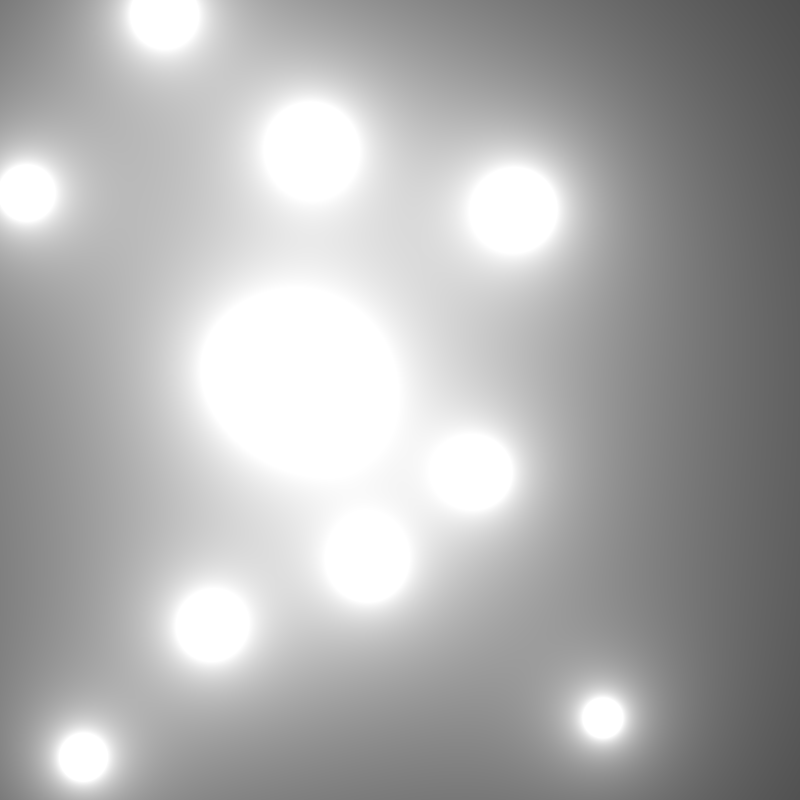
Frame 1 (no input)
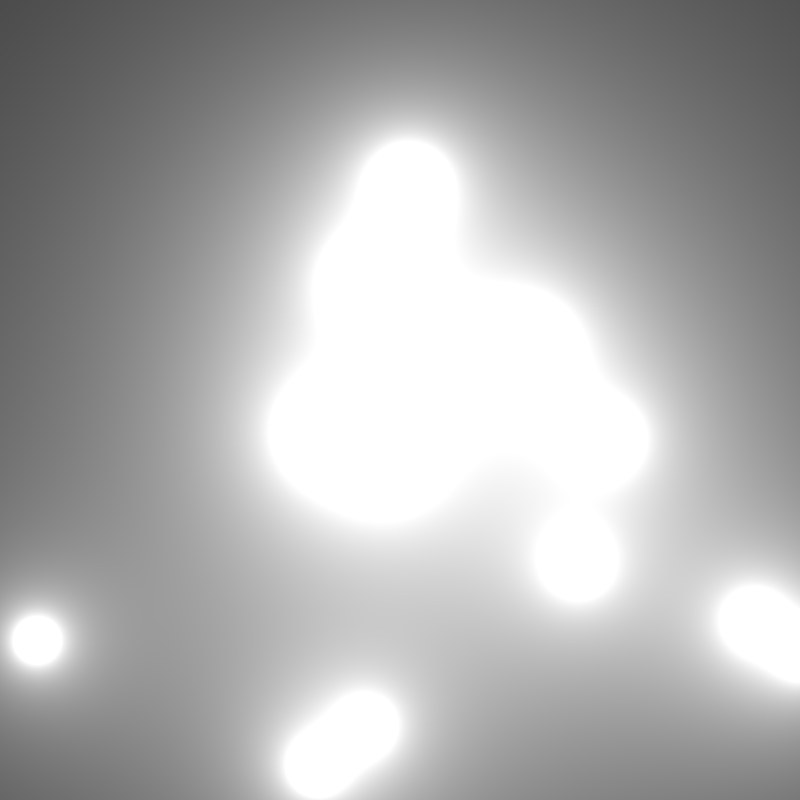
Frame 60 (the mouse pressed at the canvas centre just before this capture)
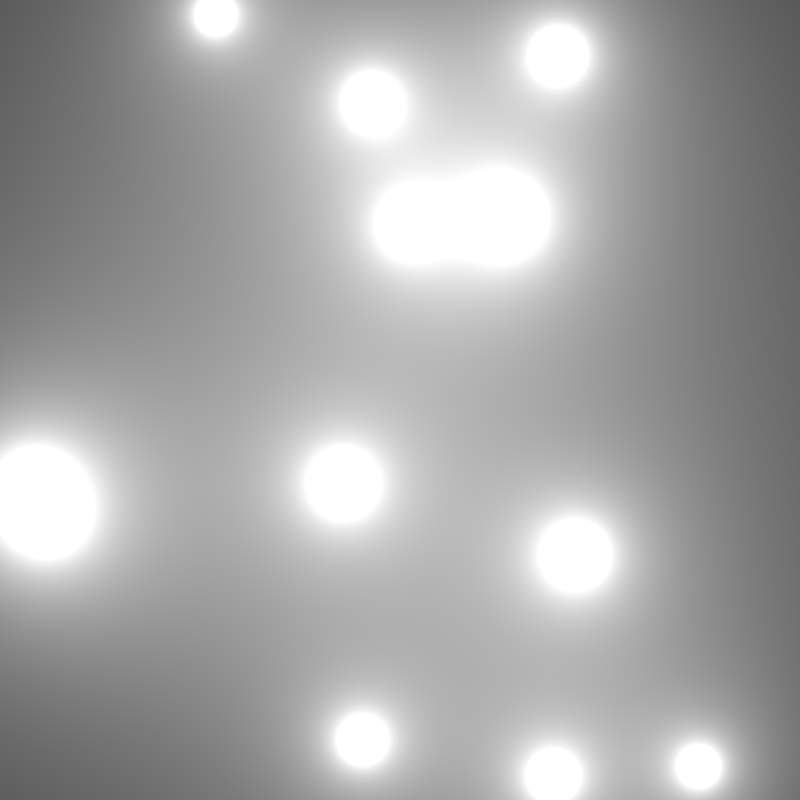
Frame 120 (the mouse held since frame 60 and released just before this capture)

The Processing sketch that drew these frames (run headless with seeded random() and noise(); from frame 60 on, the mouse is pressed at the canvas centre):

// Processing sketch: MetaBalls
// ── MetaBalls.pde
MetaBall[] list;
int nb_balls = 12;

void setup() {
  size(800, 800);
  list = new MetaBall[nb_balls];
  for (int i = 0; i < nb_balls; ++i){
    list[i] = new MetaBall();
  }
}

void draw(){
  background(0);
  loadPixels();
  
  for (int i = 0; i < width; ++i){
    for (int j = 0; j < height; ++j){
      int index = (j * width) + i;
      float sum = 0;
      for (MetaBall b : list){
        float dist = dist(i, j, b.pos.x, b.pos.y);
        sum += 150 * b.ray /(dist);
      }
      pixels[index] = color(sum);
    }
  }
  
  
  updatePixels();
  for (MetaBall b : list){
    b.update();
  }
  println(list[0].pos.x);
}

// ── MetaBall.pde
class MetaBall {
  PVector pos;
  PVector vel;
  float ray;
  
  MetaBall() {
    pos = new PVector(random(width), random(height));
    vel = new PVector(random(10), random(10));
    ray = random(20, 40);
  }
  
  void update(){
    pos.x += vel.x;
    pos.y += vel.y;
    if (pos.x > width || pos.x < 0)
      vel.x *= -1;
    if (pos.y > height || pos.y < 0)
      vel.y *= -1;
  }
}
